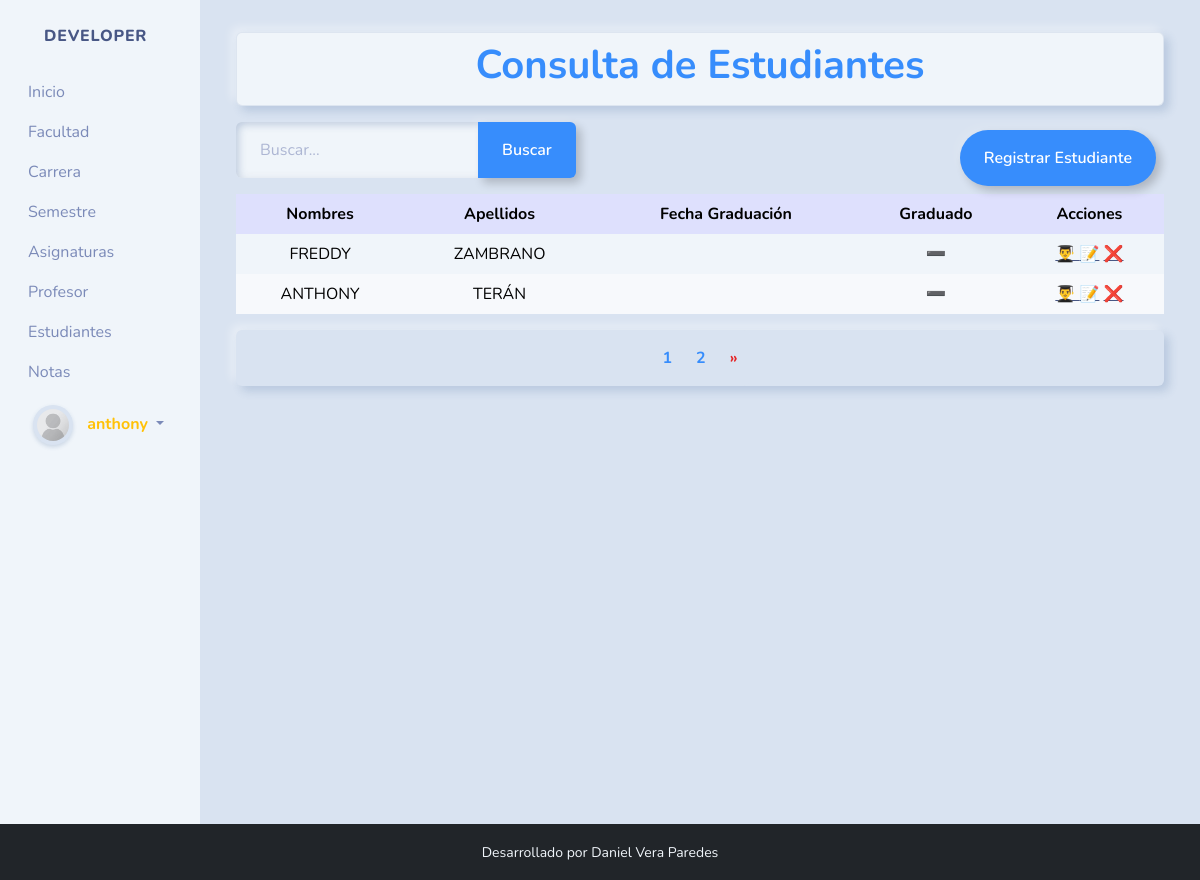
Page /students/ (signed in) on the committed database.
### notas/models.py (models this page shows, shortened)
class Student(models.Model):
    firstname = models.CharField('Nombres', max_length=200)
    lastname = models.CharField(verbose_name="Apellidos", max_length=200)
    created = models.DateTimeField(auto_now_add=True)
    dategraduate = models.DateTimeField('Fecha Graduacion', null=True, blank=True)
    graduate = models.BooleanField('Graduado', default=False)
    user = models.ForeignKey(User, on_delete=models.CASCADE)
    class Meta:
        verbose_name = ('Estudiante')
        verbose_name_plural = ('Estudiantes')
        ordering = ['-lastname']

### notas/views.py (the view)
# urls.py: path('students/', views.student,name='students'),
@login_required
def student(request):
    return model_user_list(request, Student, "Estudiantes", "students.html", ["lastname", "firstname"])

### notas/templates/students.html (shortened to what this page needs)
{% extends "base.html" %}
{% load static %}
{% block content %}
<div class="container">
  <div class="py-2 mt-2 border border-1 shadow rounded text-center bg-light">
    <h1 class="fw-bold text-primary">{{ title }}</h1>
  </div>
  <div class="mt-3">
    <div class="mt-2 d-flex justify-content-between flex-wrap">
      <form action="" style="max-width: 450px;">
        <div class="input-group">
          <input type="text" class="form-control" placeholder="Buscar..." name="q" value="{{ request.GET.q }}" minlength="2">
          <button class="btn btn-outline-primary" data-bs-toggle="tooltip"
            data-bs-title="Escriba y haga clic en buscar">
            Buscar
          </button>
        </div>
      </form>
      <div class="m-2">
        <a href="{% url 'create_student' %}" class="btn btn-outline-primary " data-bs-toggle="tooltip"
          data-bs-title="Ingresar un nuevo Estudiante">
          Registrar Estudiante
        </a>
      </div>
    </div>
  </div>
  <div class="table-responsive">
    <table class="table table-fluid">
      <thead class="text-center text-light table-info">
        <tr>
          <th>Nombres</th>
          <th>Apellidos</th>
          <th>Fecha Graduación</th>
          <th>Graduado</th>
          <th>Acciones</th>
        </tr>
      </thead>
      <tbody class="table-light">
        {% for student in objects %}
        <tr class="{% cycle 'table-default' 'table-secondary' %}">
          <td class="text-center">{{ student.firstname|upper }}</td>
          <td class="text-center">{{ student.lastname|upper }}</td>
          {% if student.graduate %}
          <td class="text-center">{{ student.dategraduate|date:'M j Y' }}</td>
          {% else %}
          <td td class="text-center"></td>
          {% endif %}
          <td class="text-center">
            {% if student.graduate %}
            ✔
            {% else %}
            ➖
            {% endif %}
          </td>
          <td class="text-center">
            <a class="show-details" href="#" data-bs-toggle="tooltip" data-bs-title="Graduar Estudiante"
              data-studentid="{{ student.id }}|{{ student.firstname }}|{{ student.lastname }}|{{ student.graduate }}"
              data-bs-toggle="modal" data-bs-target="#studentDetailsModal">
              👨‍🎓
            </a>
            <a href="{% url 'update_student' student.id %}" data-bs-toggle="tooltip"
              data-bs-title="Editar el estudiante">📝</a>
            <a href="{% url 'delete_student' student.id %}" data-bs-toggle="tooltip"
              data-bs-title="Eliminar el estudiante">❌</a>
          </td>
        </tr>
        {% endfor %}
      </tbody>
    </table>
  </div>
  {% if paginator.num_pages > 1 %}
  <ul class="pagination">
    {% for page_num in paginator.page_range %}
    <li class="page-item text-danger fw-bold {% if page_num == objects.number %}active{% endif %}">
      <a class="page-link text-primary fw-bold" href="{% url 'students' %}?page={{ page_num }}">{{ page_num }}</a>
    </li>
    {% endfor %}
    {% if objects.has_next %}
    <li class="page-item">
      <a class="page-link text-danger fw-bold" href="{% url 'students' %}?page={{ objects.next_page_number }}">»</a>
    </li>
    {% endif %}
  </ul>
  {% endif %}
</div>
{% endblock content %}

### notas/templates/base.html (shortened to what this page needs)
<!DOCTYPE html>
<html lang="es">
<head>
  {% load static%}
  <link rel="stylesheet" href={% static 'css/bootstrap.min.css' %}>
  <link rel="stylesheet" href={% static 'css/estilos.css' %}>
  <link rel="stylesheet" href="https://cdn.jsdelivr.net/npm/bootstrap-icons@1.11.1/font/bootstrap-icons.css">
</head>
<body>
  <div class="container-fluid">
    <div class="row">
      <nav id="sidebar" class="col-md-3 col-lg-2 bg-light sidebar">
        <div id="sidebar-data" class="collapse d-md-block">
          <a class="sidebar-brand d-flex align-items-centerjustify-content-center" href={% url 'home' %}>
            <div class="sidebar-brand-text mx-3">Developer</div>
          <ul class="nav flex-column">
            <li class="nav-item">
              <a class="nav-link active" href={% url 'home' %}>Inicio
            </li>
            <li class="nav-item">
              <a class="nav-link" href={% url 'facultades' %}>Facultad</a>
            </li>
            <li class="nav-item">
              <a class="nav-link" href={% url 'carreras' %}>Carrera</a>
            </li>
            <li class="nav-item">
              <a class="nav-link" href={% url 'semestres' %}>Semestre</a>
            </li>
            <li class="nav-item">
              <a class="nav-link" href={% url 'asignaturas' %}>Asignaturas</a>
            </li>
            <li class="nav-item">
              <a class="nav-link" href={% url 'teachers' %}>Profesor</a>
            </li>
            <li class="nav-item">
              <a class="nav-link" href={% url 'students' %}>Estudiantes</a>
            </li>
            <li class="nav-item">
              <a class="nav-link" href={% url 'notas' %}>Notas</a>
            </li>
          </ul>
          <ul class="nav flex-column">
            {% if user.is_authenticated %}
            <li class="nav-item dropdown" id="profile-image-container">
              <a class="nav-link dropdown-toggle" href="#" id="profileDropdown" role="button" data-bs-toggle="dropdown"
                aria-haspopup="true" aria-expanded="false">
                <img id="profile-image" src="" alt="Imagen de perfil" class="img-thumbnail profile-image">
                <span class="text-warning username">{{ user.username }}</span>
              </a>
            </li>
            {% else %}
            <li class="nav-item"><a class="nav-link" href="{% url 'login' %}">Iniciar Sesión</a></li>
            {% endif %}
          </ul>
        </div>
      </nav>
      <main class="col-md-9 ms-sm-auto col-lg-10 px-md-4 mt-4" id="content-wrapper">
        {% block content %}
        {% endblock content %}
      </main>
    </div>
  </div>
</body>
<footer class="bg-dark text-light">
  <div class="container">
    <div class="row">
      <div class="col-md-12 text-center py-3">
        <small>Desarrollado por Daniel Vera Paredes</small>
      </div>
    </div>
  </div>
</footer>
</html>

### static/css/estilos.css (style rules this page uses)
#content-wrapper { min-height: 100vh; }
.sidebar .sidebar-brand { text-decoration: none; font-size: 1rem; font-weight: 800; padding: 1.5rem 1rem; text-align: center; text-transform: uppercase; letter-spacing: 0.05rem; z-index: 1; }
#profile-image-container { display: flex; align-items: center; padding: 5px; }
.profile-image { width: 40px; height: 40px; border-radius: 50%; margin-right: 10px; }
.username { font-weight: bold; }

### rows in the picture
Student: firstname "FREDDY", lastname "ZAMBRANO", graduate False (drawn)
Student: firstname "ANTHONY", lastname "TERÁN", graduate False (drawn)

### other values in the picture
{{ user.username }} "anthony"
{{ title }} "Consulta de Estudiantes"
{{ page_num }} "1" "2"
